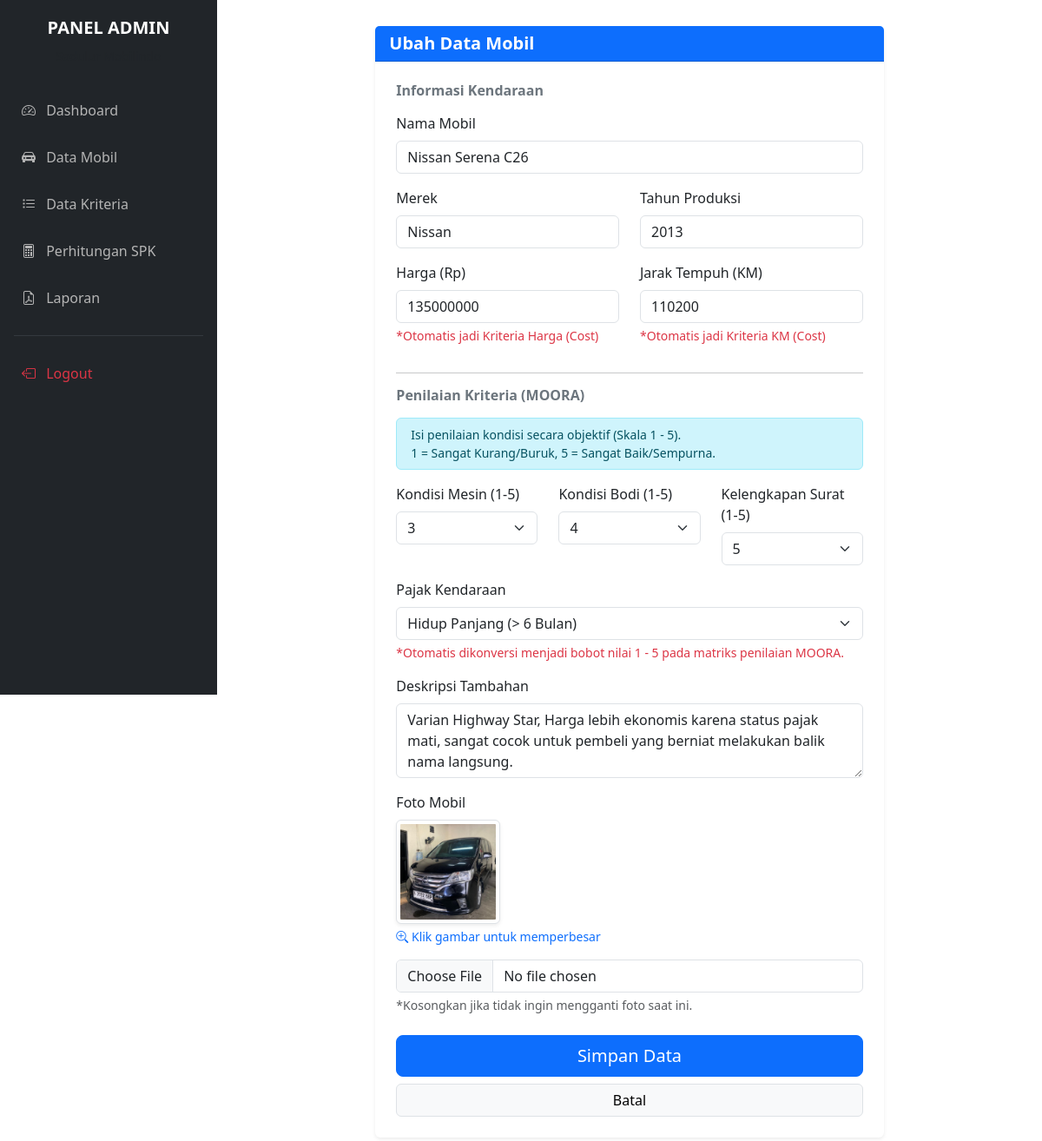
The page /admin/form_mobil.php?id=11 (signed in) on the database its author committed.
### tables this page shows
CREATE TABLE `tb_alternatif` (
  `id_mobil` int(11) NOT NULL,
  `nama_mobil` varchar(100) NOT NULL,
  `merek` varchar(50) NOT NULL,
  `harga_asli` bigint(20) DEFAULT NULL,
  `tahun` int(11) DEFAULT NULL,
  `jarak_tempuh` int(11) DEFAULT NULL,
  `pajak_kendaraan` varchar(20) NOT NULL,
  `deskripsi` text NOT NULL,
  `foto_mobil` varchar(255) NOT NULL
);

### config/functions.php (called while the page is built, shortened)
<?php
require 'koneksi.php';
function query($query) {
    global $conn;
    $result = mysqli_query($conn, $query);
    $rows = [];
    while ($row = mysqli_fetch_assoc($result)) {
        $rows[] = $row;
    }
    return $rows;
}
function cariMobil($id) {
    $m = query("SELECT * FROM tb_alternatif WHERE id_mobil = $id");
    $res = $m[0];
    $res['nilai_mesin'] = query("SELECT nilai FROM tb_penilaian WHERE id_mobil=$id AND id_kriteria=2")[0]['nilai'] ?? 0;
    $res['nilai_bodi']  = query("SELECT nilai FROM tb_penilaian WHERE id_mobil=$id AND id_kriteria=3")[0]['nilai'] ?? 0;
    $res['nilai_surat'] = query("SELECT nilai FROM tb_penilaian WHERE id_mobil=$id AND id_kriteria=6")[0]['nilai'] ?? 0;
    return $res;
}
?>

### admin/form_mobil.php (the view, shortened to what this page needs)
<?php
include 'header.php';
if (isset($_GET['id'])) {
    $judul = "Ubah Data Mobil";
    $is_edit = true;
    $id_mobil = $_GET['id'];
    $data = cariMobil($id_mobil);
} else {
    $judul = "Tambah Mobil Baru";
    $is_edit = false;
}
?>
<div class="row justify-content-center">
    <div class="col-md-8">
        <div class="card shadow-sm border-0 mb-5">
            <div class="card-header bg-primary text-white">
                <h5 class="mb-0 fw-bold"><?= $judul; ?></h5>
            </div>
            <div class="card-body p-4">
                <form action="" method="post" enctype="multipart/form-data">
                    <h6 class="fw-bold text-secondary mb-3">Informasi Kendaraan</h6>
                    <div class="mb-3">
                        <label class="form-label">Nama Mobil</label>
                        <input type="text" name="nama_mobil" class="form-control" required value="<?= $is_edit ? $data['nama_mobil'] : ''; ?>">
                    </div>
                    <div class="row">
                        <div class="col-md-6 mb-3">
                            <label class="form-label">Merek</label>
                            <input type="text" name="merek" class="form-control" required placeholder="Contoh: Toyota" value="<?= $is_edit ? $data['merek'] : ''; ?>">
                        </div>
                        <div class="col-md-6 mb-3">
                            <label class="form-label">Tahun Produksi</label>
                            <input type="number" name="tahun" class="form-control" required value="<?= $is_edit ? $data['tahun'] : ''; ?>">
                        </div>
                    </div>
                    <div class="row">
                        <div class="col-md-6 mb-3">
                            <label class="form-label">Harga (Rp)</label>
                            <input type="number" name="harga_asli" class="form-control" required value="<?= $is_edit ? $data['harga_asli'] : ''; ?>">
                            <div class="form-text text-danger">*Otomatis jadi Kriteria Harga (Cost)</div>
                        </div>
                        <div class="col-md-6 mb-3">
                            <label class="form-label">Jarak Tempuh (KM)</label>
                            <input type="number" name="jarak_tempuh" class="form-control" required value="<?= $is_edit ? $data['jarak_tempuh'] : ''; ?>">
                            <div class="form-text text-danger">*Otomatis jadi Kriteria KM (Cost)</div>
                        </div>
                    </div>
                    <hr>
                    <h6 class="fw-bold text-secondary mb-3">Penilaian Kriteria (MOORA)</h6>
                    <div class="alert alert-info small py-2">
                        Isi penilaian kondisi secara objektif (Skala 1 - 5). <br>
                        1 = Sangat Kurang/Buruk, 5 = Sangat Baik/Sempurna.
                    </div>
                    <div class="row">
                        <div class="col-md-4 mb-3">
                            <label class="form-label">Kondisi Mesin (1-5)</label>
                            <select name="kondisi_mesin" class="form-select" required>
                                <?php for($i=1; $i<=5; $i++): ?>
                                    <option value="<?= $i; ?>" <?= ($is_edit && $data['nilai_mesin'] == $i) ? 'selected' : ''; ?>><?= $i; ?></option>
                                <?php endfor; ?>
                            </select>
                        </div>
                        <div class="col-md-4 mb-3">
                            <label class="form-label">Kondisi Bodi (1-5)</label>
                            <select name="kondisi_bodi" class="form-select" required>
                                <?php for($i=1; $i<=5; $i++): ?>
                                    <option value="<?= $i; ?>" <?= ($is_edit && $data['nilai_bodi'] == $i) ? 'selected' : ''; ?>><?= $i; ?></option>
                                <?php endfor; ?>
                            </select>
                        </div>
                        <div class="col-md-4 mb-3">
                            <label class="form-label">Kelengkapan Surat (1-5)</label>
                            <select name="kelengkapan_surat" class="form-select" required>
                                <?php for($i=1; $i<=5; $i++): ?>
                                    <option value="<?= $i; ?>" <?= ($is_edit && $data['nilai_surat'] == $i) ? 'selected' : ''; ?>><?= $i; ?></option>
                                <?php endfor; ?>
                            </select>
                        </div>
                    </div>
                    <div class="mb-3">
                        <label class="form-label">Pajak Kendaraan</label>
                        <select name="pajak_kendaraan" class="form-select" required>
                            <option value="Hidup Panjang (> 6 Bulan)" <?= ($is_edit && $data['pajak_kendaraan'] == 'Hidup Panjang (> 6 Bulan)') ? 'selected' : ''; ?>>Hidup Panjang (> 6 Bulan)</option>
                        </select>
                        <div class="form-text text-danger">*Otomatis dikonversi menjadi bobot nilai 1 - 5 pada matriks penilaian MOORA.</div>
                    </div>
                    <div class="mb-3">
                        <label class="form-label">Deskripsi Tambahan</label>
                        <textarea name="deskripsi" class="form-control" rows="3"><?= $is_edit ? $data['deskripsi'] : ''; ?></textarea>
                    </div>
                    <div class="mb-4">
                        <label class="form-label">Foto Mobil</label>
                        <?php if($is_edit && !empty($data['foto_mobil'])): ?>
                            <div class="mb-3">
                                <img src="../foto_mobil/<?= $data['foto_mobil']; ?>"
                                     width="120"
                                     class="img-thumbnail shadow-sm"
                                     style="cursor: pointer; transition: 0.3s;"
                                     data-bs-toggle="modal"
                                     data-bs-target="#modalPreviewFoto"
                                     title="Klik untuk memperbesar"
                                     onmouseover="this.style.opacity='0.8'"
                                     onmouseout="this.style.opacity='1'">
                                <div class="form-text text-primary mt-1"><i class="bi bi-zoom-in"></i> Klik gambar untuk memperbesar</div>
                            </div>
                        <?php endif; ?>
                        <input type="file" name="foto" class="form-control">
                        <div class="form-text">*Kosongkan jika tidak ingin mengganti foto saat ini.</div>
                    </div>
                    <div class="d-grid gap-2">
                        <button type="submit" name="submit" class="btn btn-primary btn-lg">Simpan Data</button>
                        <a href="data_mobil.php" class="btn btn-light border">Batal</a>
                    </div>
                </form>
            </div>
        </div>
    </div>
</div>
<?php include 'footer.php'; ?>

### rows shown on the page
tb_alternatif: nama_mobil "Nissan Serena C26", merek "Nissan", tahun "2013", harga_asli "135000000", jarak_tempuh "110200", deskripsi "Varian Highway Star, Harga lebih ekonomis karena status pajak mati, sangat cocok untuk pembeli yang berniat melakukan balik nama langsung.", foto_mobil (picture)

### other values the page prints
$_SESSION['role'] "ADMIN"
$judul "Ubah Data Mobil"
form field kondisi_mesin "3"
form field kondisi_bodi "4"
form field kelengkapan_surat "5"
